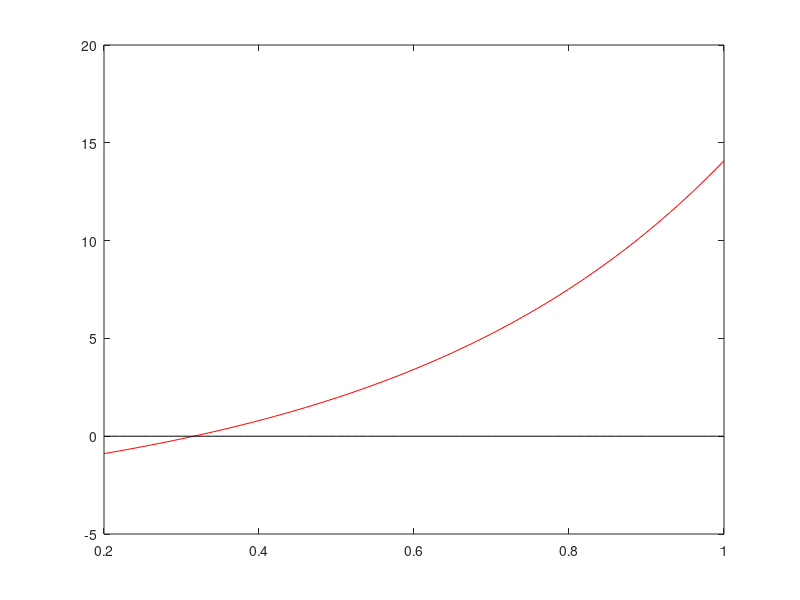

Source code (MATLAB): (Note: this script raises an error after producing the figure.)
x=[0.2:0.01:1];
fx=(exp(3.*x)-1)./x-5;
y=0*x;
plot(x,fx,'r',x,y,'k');
%resultados:
f0_2=(exp(3*0.2)-1)/0.2-5;
f1 =(exp(3*1)-1)/1-5;
f0_2*f1

%Metodo 1
clear
error=100.0; % Control
iteracion=0;
xn=0.4; % Valor inicial
while (iteracion<20) %Algoritmo
iteracion=iteracion+1;
g1x=(exp(3*xn)-1)/5;
error=abs(g1x-xn); %Estimación error
fprintf('Iter %d Sol %.16f Error %.2e\n', iteracion,g1x,error) %Imprimir soluciones aprox.
xn=g1x;
end

%Metodo 2
clear
error=100.0; % Control
iteracion=0;
xn=0.4; % Valor inicial
e=ones(1,20);
while (iteracion<20) %Algoritmo
iteracion=iteracion+1;
g2x=log(1+5*xn)/3;
error=abs(g2x-xn); %Estimación error
e(iteracion)=error;
fprintf('Iter %d Sol %.16f Error %.2e\n', iteracion,g2x,error) %Imprimir soluciones aprox.
xn=g2x;
end




x=[0.2:0.01:1];
g2dx=abs(diff(log(1+5.*x)/3));
g2d=g2dx<1;
all(g2d)

round(e(2:end)./e(1:end-1),1)

%Metodo 3
clear

error=100.0; % Control
iteracion=0;
x=0.4; % Valor inicial
ez=ones(1,20);
while (iteracion<20)
iteracion=iteracion+1;
g3x=x-((exp(3*x)-1)/x-5)/((exp(3*x)*(3*x-1)+1)/x^2);
error=abs(g3x-x);
ez(iteracion)=error;
fprintf('Iter %d Sol %.16f Error %0.2e\n', iteracion,g3x,error)
x=g3x;
end


ez(2:end)./((ez(1:end-1)).^2)
%subaoartado 5.
%errores relativos
%clear
 
x=[0.2:0.01:1];
fx=0.3158016272050506;
iteracion=0;
%metodo 2
erelx=100.0; % Control
xn=0.4; % Valor inicial
erelxk=ones(1,80);
%------------------
%metodo 3
erelz=100.0; % Control
xz=0.4;
erelzk=ones(1,80);
%------------------
while (iteracion<80) %Algoritmo
iteracion=iteracion+1;
%metodo 2
g2x=log(1+5*xn)/3;
erelx=abs(fx-g2x)/fx; %EstimaciÃ³n erel
erelxk(iteracion)=erelx;
xn=g2x;
%-------------------------
%metodo 3
g3x=xz-((exp(3*xz)-1)/xz-5)/((exp(3*xz)*(3*xz-1)+1)/xz^2);
erelz=abs(fx-g3x)/fx;
erelzk(iteracion)=erelz;
xz=g3x;
%-------------------
end
x=[0.2:0.01:0.99];
subplot(1,2,1);loglog(x,erelxk,'r',x,erelzk,'b');title('Errores relativos')
ncifxk=-log(erelxk);
ncifzk=-log(erelzk);
subplot(1,2,2);semilogx(x,ncifxk,'r',x,ncifzk,'b');title('Cifras decimales significativas')
i=1;
finzk=true;
finxk=true;
while(i<80&&(finzk||finxk))
    if(ncifzk(i)>=15&&finzk)
        fprintf('Las 15 cifras significativas de zk se obtienen en la iter: %d\n',i)
        finzk=false;
   end
   if(ncifxk(i)>=15&&finxk)
        fprintf('Las 15 cifras significativas de xk se obtienen en la iter: %d\n',i)
        finxk=false;
    end    
   i=i+1;     
end


